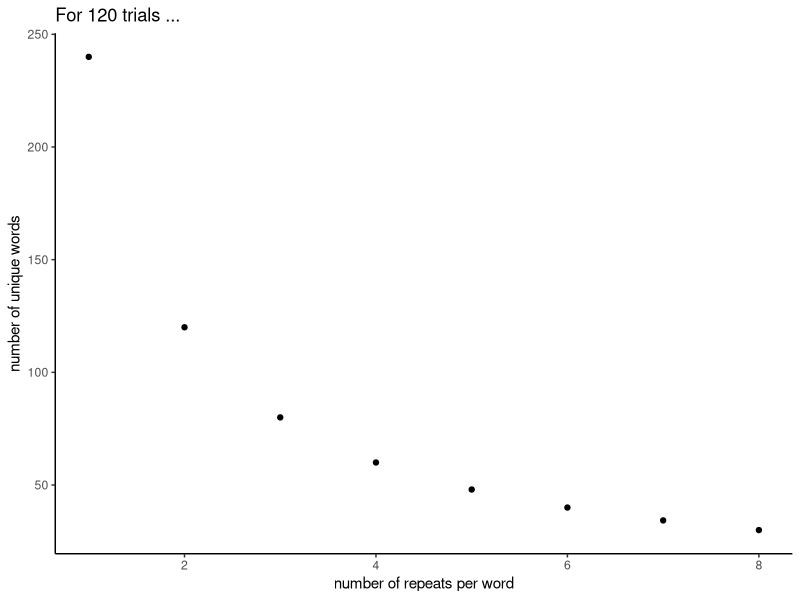

Generate this figure with R:
library(tidyr)
library(ggplot2)
library(dplyr)

# **Considering combinatorics**
#
#   I’m working through a combinatorics problem. I have v words, each appearing in 4 pairs, and I want the total trials to be around 120. Each trial is a pair, so the block size is 2. This is similar to a BIBD. I’m calculating that v should be around 60 to make b = 120 work. I also need to ensure that the graph is simple, 4-regular, and that all pairs are unique. So, the answer seems to be 60 unique words.
# You’re basically designing a balanced pairing scheme, which is the same as a regular graph problem.
#
# Let:
#
#   - v = number of unique words
#   - r = number of times each word appears (its “degree”)
#   - b = number of trials (each trial is one pair of words)
#
# Each trial uses 2 words, so the total number of word-occurrences is both:
#
#   - vr (each of the `v` words appears `r` times), and
#   - 2b (each of the `b` trials has 2 words).
#
# So:
#   2b == 4v
#
# With `r = 4`:
#
#     2b == 4v, b == 2v
#
# You want about `120` trials. To hit 120 exactly:
#
#     2v == 120, v == 60
#

balanced_word_pair_trials <- function(r, b) {
  b / (r / 2)
}

x <- tibble(
  num_repeats = 1:8,
  num_trials = 120,
  num_unique_words = balanced_word_pair_trials(r = num_repeats, b = num_trials)
)

ggplot(x, aes(x = num_repeats, y = num_unique_words)) +
  geom_point() +
  xlab("number of repeats per word") +
  ylab("number of unique words") +
  ggtitle("For 120 trials ...") +
  theme_classic()
